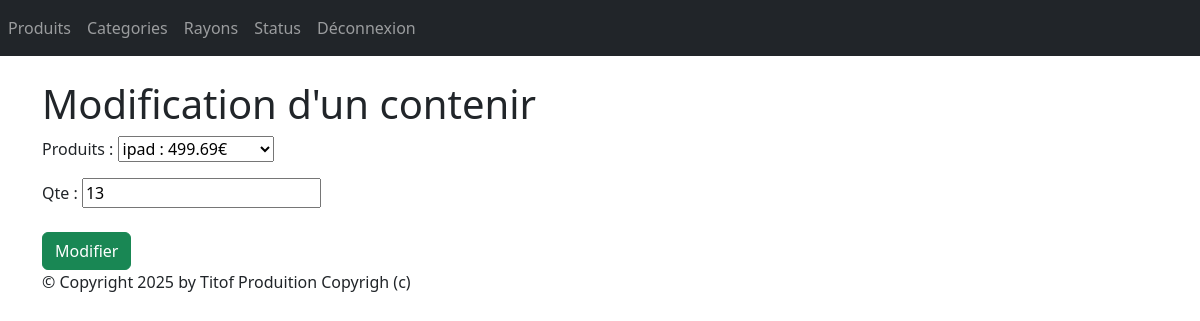
The app's page /monApp/contenir/3/update (signed in), older data.
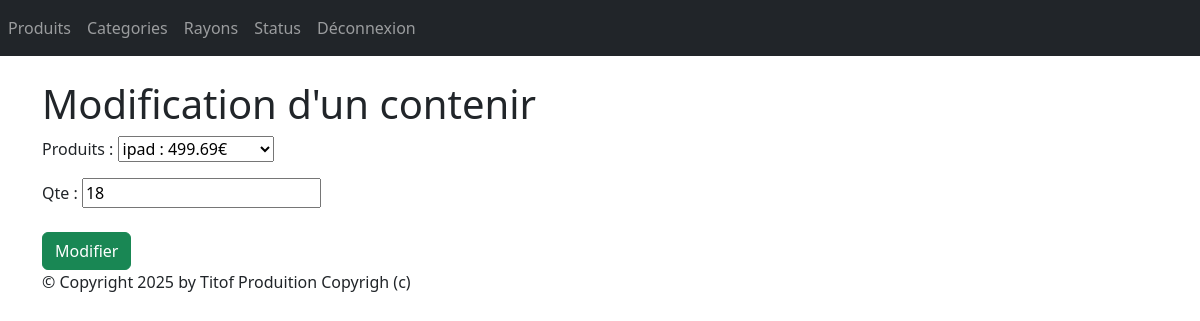
The same page, newer data.
### monApp/models.py (models this page shows, shortened)
class Contenir(models.Model):
    rayons = models.ForeignKey(Rayon, on_delete=models.CASCADE, null=False, blank=False, default=0, related_name="contenir_rayon")
    produits = models.ForeignKey(Produit, on_delete=models.CASCADE, null=False, blank=False, default=0, related_name="contenir_produit")
    qte = models.PositiveIntegerField(default=0)
    class Meta:
        unique_together = ('rayons', 'produits')

### monApp/views.py (the view, shortened to what this page needs)
# urls.py: path('contenir/<pk>/update', views.ContenirUpdateView.as_view(), name='cntnr-chng'),
@method_decorator(login_required, name='dispatch')
class ContenirUpdateView(UpdateView):
    model = Contenir
    form_class = ContenirForm
    template_name = "monApp/update_contenir.html"

### monApp/forms.py
class ContenirForm(forms.ModelForm):
    class Meta:
        model = Contenir
        exclude = ("rayons",)

### monApp/models.py (called while the page is built)
    def __str__(self):
        return f"{self.intituleProd} : {self.prixUnitaireProd}€"

### monApp/templates/monApp/update_contenir.html (shortened to what this page needs)
{% extends 'monApp/base.html' %}
{% block contenu %}
<h1> Modification d'un contenir </h1>
<form action="" method="post">
    {{ form.as_p }}
    <button type="submit" class="btn btn-success mt-2">Modifier</button>
</form>
{% endblock %}

Row changes from the older to the newer data that the page shows:
changed Contenir "ipad : 499.69€": qte "13" → "18"
